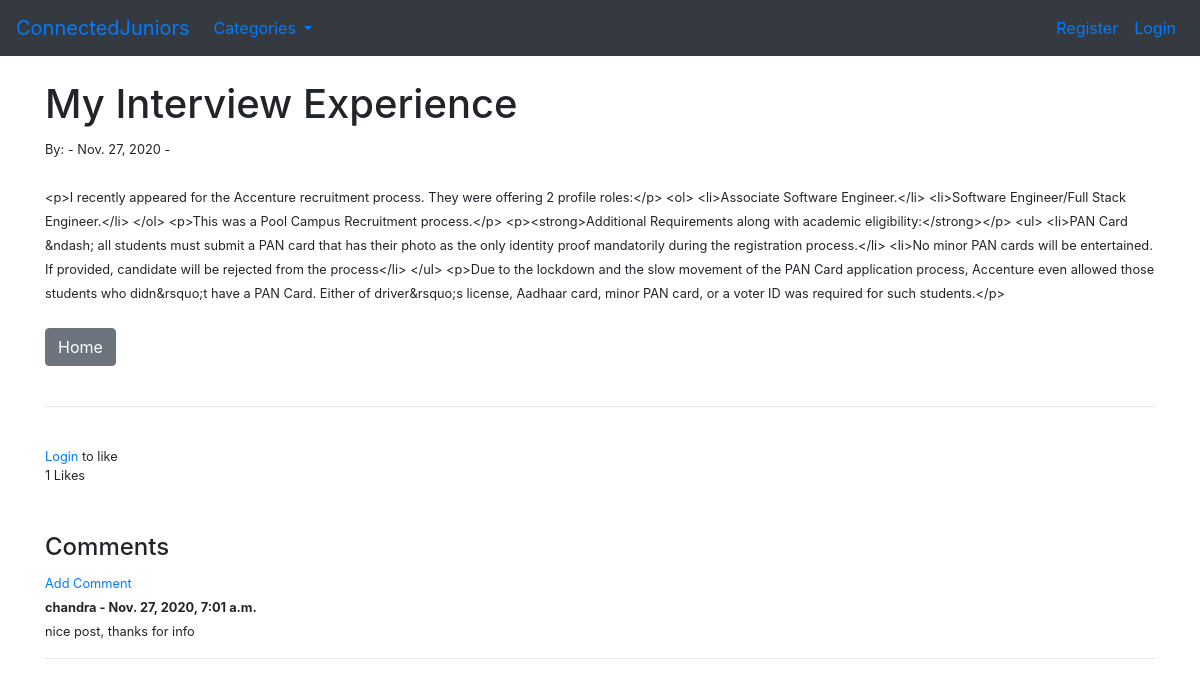
The app's page /article/9 with its own data.
### posts/models.py (models this page shows, shortened)
class Post(models.Model):
    title = models.CharField(max_length=255)
    title_tag = models.CharField(max_length=255)
    author = models.ForeignKey(User, on_delete=models.CASCADE)
    body = RichTextField(blank=True, null=True)
    post_date = models.DateField(auto_now_add=True)
    category = models.CharField(max_length=255, default='uncategorized')
    snippet = models.CharField(max_length=255)
    likes = models.ManyToManyField(User, related_name='blog_posts')
    def total_likes(self):
        return self.likes.count()

class Comment(models.Model):
    post = models.ForeignKey(Post, related_name='comments', on_delete=models.CASCADE)
    name = models.CharField(max_length=255)
    body = models.TextField()
    date_added = models.DateTimeField(auto_now_add=True)

### posts/views.py (the view)
# urls.py: path('article/<int:pk>', ArticleDetailView.as_view(), name='article-detail'),
class ArticleDetailView(DetailView):
    model = Post
    template_name = 'article_detail.html'
    def get_context_data(self, *args, **kwargs):
        context = super(ArticleDetailView, self).get_context_data(*args, **kwargs)
        cat_menu = Category.objects.all()
        context["cat_menu"] = cat_menu
        stuff = get_object_or_404(Post, id=self.kwargs['pk'])
        liked = False
        if stuff.likes.filter(id=self.request.user.id).exists():
            liked = True
        total_likes =stuff.total_likes()
        context["total_likes"] = total_likes
        context["liked"] = liked
        return context

### posts/models.py (called while the page is built)
    def __str__(self):
        return self.name

### posts/templates/article_detail.html (shortened to what this page needs)
{% extends 'base.html' %}
    {% block content %}
        <h1> {{post.title}} </h1>
        <small>By: {{ post.author.first_name }} {{ post.author.last_name }}
        - {{post.post_date}} -
        <br><br>
        {{ post.body }}<br><br>
        <a href="{% url 'home' %}" class="btn btn-secondary" >Home</a>
        <br><br>
        <hr>
        <br>
        <form action="{% url 'like_post' post.pk %}" method="post" >
            {% if user.is_authenticated %}
                {% if liked %}
                    <button type="submit", name="post_id", value="{{ post.id }}", class="btn btn-danger btn-sm">
                        Unlike</button> -
                {% else %}
                    <button type="submit", name="post_id", value="{{ post.id }}", class="btn btn-primary btn-sm">
                        Like</button> -
                {% endif %}
            {% else %}
                <a  href="{% url 'login' %}">Login </a>to like <br>
            {% endif %}
            {{ total_likes }} Likes
        </form>
        <br><br>
        <h4> Comments</h4>
        {% if not post.comments.all %}
            No comments yet..
            <br>
            <a href="{% url 'add_comment' post.pk %}">Add Comment</a>
            <br>
        {% else %}
            <a href="{% url 'add_comment' post.pk %}">Add Comment</a>
            <br>
            {% for comment in post.comments.all %}
                <strong>
                {{ comment.name }} -
                {{ comment.date_added }}
                </strong>
                <br>
                {{ comment.body }}
                <br>
                <hr>
                <br>
            {% endfor %}
        {% endif %}
    {% endblock %}

### records on screen
Post: title "My Interview Experience", post_date "Nov. 27, 2020", body "<p>I recently appeared for the Accenture recruitment process. They were offering 2 profile roles:</p> <ol> <li>Associate Software Engineer.</li> <li>Software Engineer/Full Stack Engineer.</li> </ol> <p>This was a Pool Campus Recruitment process.</p> <p><strong>Additional Requirements along with academic eligibility:</strong></p> <ul> <li>PAN Card &ndash; all students must submit a PAN card that has their photo as the only identity proof mandatorily during the registration process.</li> <li>No minor PAN cards will be entertained. If provided, candidate will be rejected from the process</li> </ul> <p>Due to the lockdown and the slow movement of the PAN Card application process, Accenture even…"
Comment: name "chandra", date_added "Nov. 27, 2020, 7:01 a.m.", body "nice post, thanks for info"

### other values on screen
{{ total_likes }} "1"
